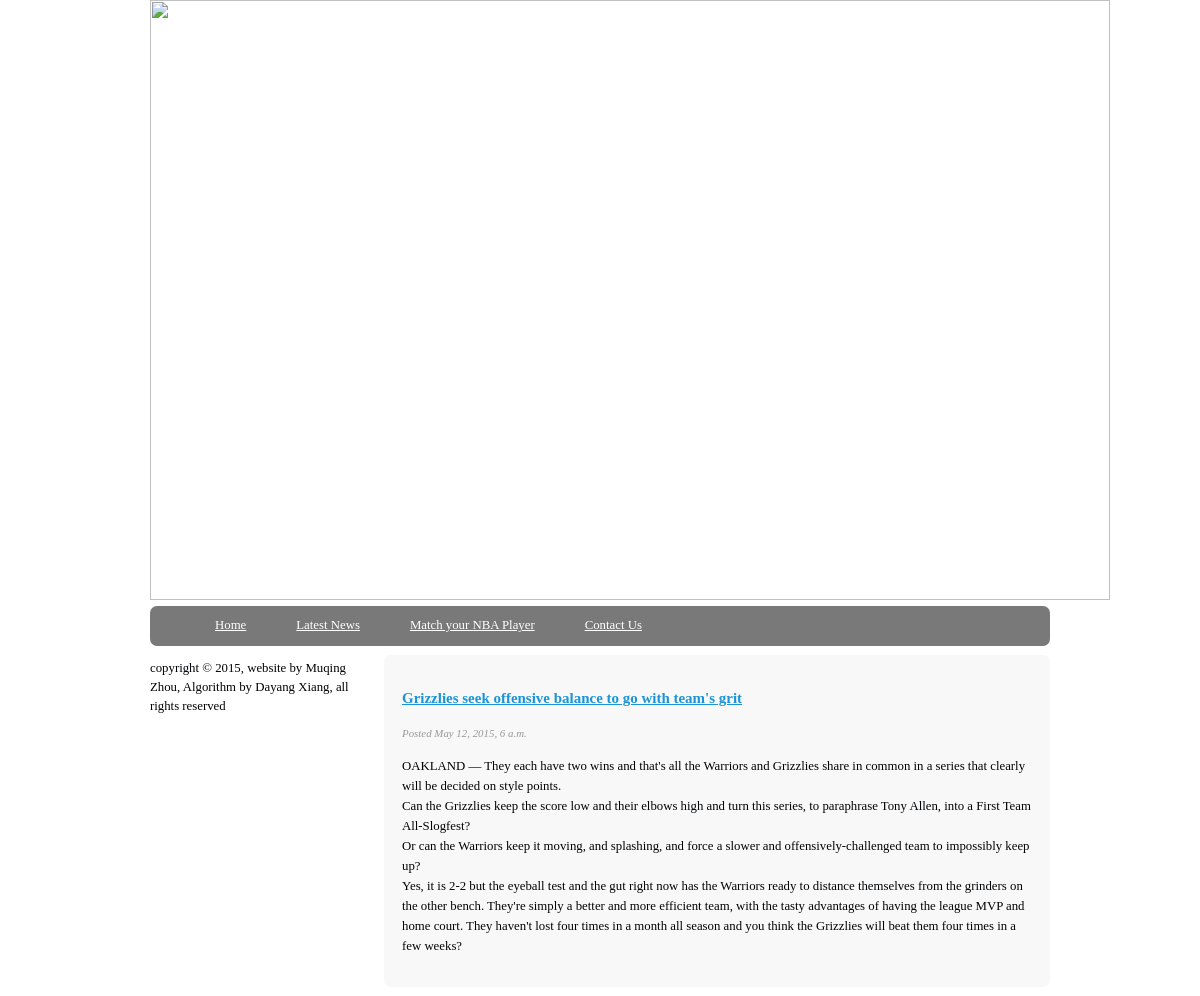
Page /nbamatch/3 on the committed database.
### nbamatch/models.py (models this page shows, shortened)
class Post(models.Model):
	title = models.CharField(max_length = 140)
	body = models.TextField()
	date = models.DateTimeField()

### nbamatch/templates/post.html
{%  extends "base.html" %}
{%  block content %}
<div class="mainContent">
	<div class = "content">
		<article class="typicalArticle">
			<header>
				<h3><a href="/nbamatch/{{post.id}}">{{ post.title }}</a></h3>
			</header>
			<footer>
				<p class = 'postInfo'>Posted {{ post.date }}</p>
			</footer>
			<content>
				<p>	{{ post.body|safe|linebreaks}} </p>
		</article>
	</div>
</div>
{% endblock %}

### static/css/styles.css (style rules this page uses)
body { color:#000305; font-size: 80%; font-family: 'Lucida Sans Unicode'; line-height: 1.5; text-align: left; }
a { text-decoloration: none; }
a:link, a:visited { color:#1A94D6; }
.body { margin:0 auto; width:75%; clear:both; }
.mainContent { line-height:20px; border-radius: 7px; -webkit-border-radius: 7px; -moz-border-radius: 7px; }
.content { width: 70%; float: right; padding: 2% 2%; background-color: #f8f8f8; margin: 1% 0% 1% 1%; border-radius: 7px; -webkit-border-radius: 7px; -moz-border-radius: 7px; }
.postInfo { font-style: italic; font-size: 85%; color: #989898; }

### rows in the picture
Post: title "Grizzlies seek offensive balance to go with team's grit", date "May 12, 2015, 6 a.m.", body "OAKLAND — They each have two wins and that's all the Warriors and Grizzlies share in common in a series that clearly will be decided on style points. Can the Grizzlies keep the score low and their elbows high and turn this series, to paraphrase Tony Allen, into a First Team All-Slogfest? Or can the Warriors keep it moving, and splashing, and force a slower and offensively-challenged team to impossibly keep up? Yes, it is 2-2 but the eyeball test and the gut right now has the Warriors ready to distance themselves from the grinders on the other bench. They're simply a better and more efficient team, with the tasty advantages of having the league MVP and home court. They haven't lost four…"
